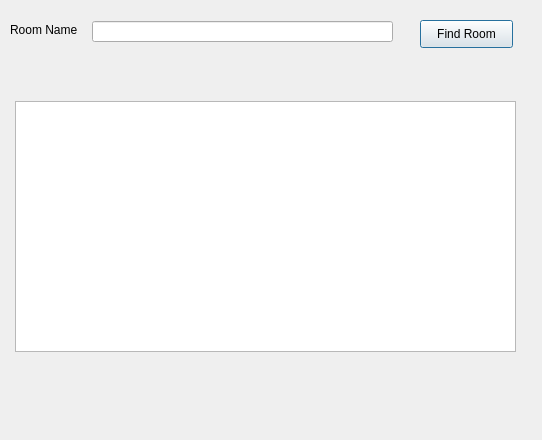
<?xml version="1.0" encoding="UTF-8"?>
<ui version="4.0">
 <class>FindRoom</class>
 <widget class="QDialog" name="FindRoom">
  <property name="geometry">
   <rect>
    <x>0</x>
    <y>0</y>
    <width>542</width>
    <height>440</height>
   </rect>
  </property>
  <property name="maximumSize">
   <size>
    <width>600</width>
    <height>500</height>
   </size>
  </property>
  <property name="windowTitle">
   <string>Find Room</string>
  </property>
  <widget class="QLabel" name="label">
   <property name="geometry">
    <rect>
     <x>10</x>
     <y>20</y>
     <width>71</width>
     <height>20</height>
    </rect>
   </property>
   <property name="text">
    <string>Room Name</string>
   </property>
  </widget>
  <widget class="QLineEdit" name="txtRoomName">
   <property name="geometry">
    <rect>
     <x>92</x>
     <y>21</y>
     <width>301</width>
     <height>21</height>
    </rect>
   </property>
  </widget>
  <widget class="QPushButton" name="btnFindRoom">
   <property name="geometry">
    <rect>
     <x>420</x>
     <y>20</y>
     <width>93</width>
     <height>28</height>
    </rect>
   </property>
   <property name="text">
    <string>Find Room</string>
   </property>
  </widget>
  <widget class="QTableView" name="txtDescription">
   <property name="geometry">
    <rect>
     <x>15</x>
     <y>101</y>
     <width>501</width>
     <height>251</height>
    </rect>
   </property>
  </widget>
 </widget>
 <resources/>
 <connections/>
</ui>
